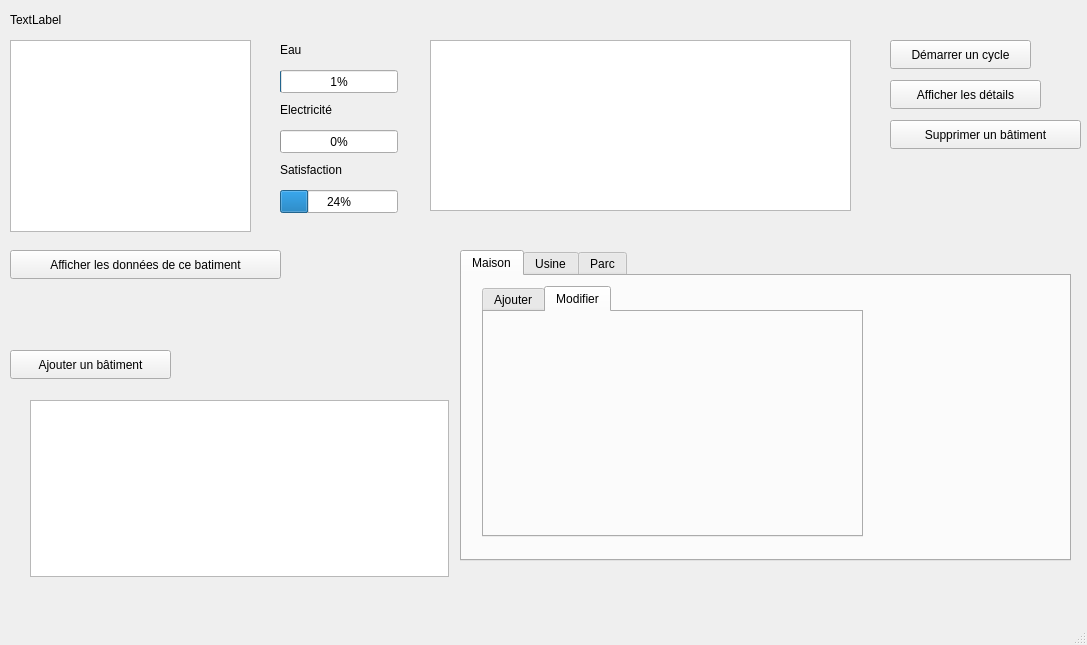
<?xml version="1.0" encoding="UTF-8"?>
<ui version="4.0">
 <class>MainWindow</class>
 <widget class="QMainWindow" name="MainWindow">
  <property name="geometry">
   <rect>
    <x>0</x>
    <y>0</y>
    <width>1087</width>
    <height>645</height>
   </rect>
  </property>
  <property name="windowTitle">
   <string>MainWindow</string>
  </property>
  <widget class="QWidget" name="centralwidget">
   <widget class="QListWidget" name="listeBatiments">
    <property name="geometry">
     <rect>
      <x>10</x>
      <y>40</y>
      <width>241</width>
      <height>192</height>
     </rect>
    </property>
   </widget>
   <widget class="QPushButton" name="boutonAfficherDetails">
    <property name="geometry">
     <rect>
      <x>890</x>
      <y>80</y>
      <width>151</width>
      <height>29</height>
     </rect>
    </property>
    <property name="text">
     <string>Afficher les détails</string>
    </property>
   </widget>
   <widget class="QPushButton" name="boutonDemarrerCycle">
    <property name="geometry">
     <rect>
      <x>890</x>
      <y>40</y>
      <width>141</width>
      <height>29</height>
     </rect>
    </property>
    <property name="text">
     <string>Démarrer un cycle</string>
    </property>
   </widget>
   <widget class="QPushButton" name="boutonSupprimerBatiment">
    <property name="geometry">
     <rect>
      <x>890</x>
      <y>120</y>
      <width>191</width>
      <height>29</height>
     </rect>
    </property>
    <property name="text">
     <string>Supprimer un bâtiment</string>
    </property>
   </widget>
   <widget class="QProgressBar" name="progressEau">
    <property name="geometry">
     <rect>
      <x>280</x>
      <y>70</y>
      <width>118</width>
      <height>23</height>
     </rect>
    </property>
    <property name="maximum">
     <number>10000</number>
    </property>
    <property name="value">
     <number>100</number>
    </property>
   </widget>
   <widget class="QLabel" name="label_2">
    <property name="geometry">
     <rect>
      <x>280</x>
      <y>40</y>
      <width>301</width>
      <height>20</height>
     </rect>
    </property>
    <property name="text">
     <string>Eau</string>
    </property>
   </widget>
   <widget class="QProgressBar" name="progressElectricite">
    <property name="geometry">
     <rect>
      <x>280</x>
      <y>130</y>
      <width>118</width>
      <height>23</height>
     </rect>
    </property>
    <property name="maximum">
     <number>5000</number>
    </property>
    <property name="value">
     <number>24</number>
    </property>
   </widget>
   <widget class="QProgressBar" name="progressSatisfaction">
    <property name="geometry">
     <rect>
      <x>280</x>
      <y>190</y>
      <width>118</width>
      <height>23</height>
     </rect>
    </property>
    <property name="value">
     <number>24</number>
    </property>
   </widget>
   <widget class="QLabel" name="label_3">
    <property name="geometry">
     <rect>
      <x>280</x>
      <y>100</y>
      <width>301</width>
      <height>20</height>
     </rect>
    </property>
    <property name="text">
     <string>Electricité</string>
    </property>
   </widget>
   <widget class="QLabel" name="label_4">
    <property name="geometry">
     <rect>
      <x>280</x>
      <y>160</y>
      <width>301</width>
      <height>20</height>
     </rect>
    </property>
    <property name="text">
     <string>Satisfaction</string>
    </property>
   </widget>
   <widget class="QLabel" name="nomville">
    <property name="geometry">
     <rect>
      <x>10</x>
      <y>10</y>
      <width>63</width>
      <height>20</height>
     </rect>
    </property>
    <property name="text">
     <string>TextLabel</string>
    </property>
   </widget>
   <widget class="QTextEdit" name="villedetails">
    <property name="geometry">
     <rect>
      <x>430</x>
      <y>40</y>
      <width>421</width>
      <height>171</height>
     </rect>
    </property>
   </widget>
   <widget class="QTabWidget" name="tabWidget">
    <property name="geometry">
     <rect>
      <x>460</x>
      <y>250</y>
      <width>611</width>
      <height>311</height>
     </rect>
    </property>
    <property name="currentIndex">
     <number>0</number>
    </property>
    <property name="documentMode">
     <bool>false</bool>
    </property>
    <property name="tabsClosable">
     <bool>false</bool>
    </property>
    <property name="movable">
     <bool>false</bool>
    </property>
    <property name="tabBarAutoHide">
     <bool>false</bool>
    </property>
    <widget class="QWidget" name="tab_3">
     <attribute name="title">
      <string>Maison</string>
     </attribute>
     <widget class="QTabWidget" name="tabWidget_2">
      <property name="geometry">
       <rect>
        <x>20</x>
        <y>10</y>
        <width>381</width>
        <height>251</height>
       </rect>
      </property>
      <property name="currentIndex">
       <number>1</number>
      </property>
      <widget class="QWidget" name="tab_6">
       <attribute name="title">
        <string>Ajouter</string>
       </attribute>
       <widget class="QPushButton" name="Ajoutermaison">
        <property name="geometry">
         <rect>
          <x>210</x>
          <y>160</y>
          <width>121</width>
          <height>29</height>
         </rect>
        </property>
        <property name="text">
         <string>Ajouter maison</string>
        </property>
       </widget>
       <widget class="QSpinBox" name="spinBoxCapaciteHabitants">
        <property name="geometry">
         <rect>
          <x>150</x>
          <y>160</y>
          <width>44</width>
          <height>29</height>
         </rect>
        </property>
       </widget>
       <widget class="QLabel" name="label_8">
        <property name="geometry">
         <rect>
          <x>10</x>
          <y>160</y>
          <width>151</width>
          <height>20</height>
         </rect>
        </property>
        <property name="text">
         <string>CapaciteHabitants :</string>
        </property>
       </widget>
       <widget class="QSpinBox" name="spinBoxHabitant">
        <property name="geometry">
         <rect>
          <x>90</x>
          <y>120</y>
          <width>44</width>
          <height>29</height>
         </rect>
        </property>
       </widget>
       <widget class="QLabel" name="label_7">
        <property name="geometry">
         <rect>
          <x>10</x>
          <y>120</y>
          <width>71</width>
          <height>20</height>
         </rect>
        </property>
        <property name="text">
         <string>Habitant : </string>
        </property>
       </widget>
       <widget class="QLabel" name="label_6">
        <property name="geometry">
         <rect>
          <x>10</x>
          <y>80</y>
          <width>81</width>
          <height>20</height>
         </rect>
        </property>
        <property name="text">
         <string>Electricité :</string>
        </property>
       </widget>
       <widget class="QSpinBox" name="spinBoxElectricite">
        <property name="geometry">
         <rect>
          <x>90</x>
          <y>80</y>
          <width>44</width>
          <height>29</height>
         </rect>
        </property>
        <property name="maximum">
         <number>5000</number>
        </property>
       </widget>
       <widget class="QSpinBox" name="spinBoxEau">
        <property name="geometry">
         <rect>
          <x>80</x>
          <y>40</y>
          <width>44</width>
          <height>29</height>
         </rect>
        </property>
        <property name="maximum">
         <number>10000</number>
        </property>
       </widget>
       <widget class="QLabel" name="label_5">
        <property name="geometry">
         <rect>
          <x>10</x>
          <y>50</y>
          <width>63</width>
          <height>20</height>
         </rect>
        </property>
        <property name="text">
         <string>Eau :</string>
        </property>
       </widget>
       <widget class="QLineEdit" name="lineEditNom">
        <property name="geometry">
         <rect>
          <x>80</x>
          <y>10</y>
          <width>113</width>
          <height>28</height>
         </rect>
        </property>
       </widget>
       <widget class="QLabel" name="label">
        <property name="geometry">
         <rect>
          <x>10</x>
          <y>10</y>
          <width>63</width>
          <height>20</height>
         </rect>
        </property>
        <property name="text">
         <string>Nom : </string>
        </property>
       </widget>
      </widget>
      <widget class="QWidget" name="tab_4">
       <attribute name="title">
        <string>Modifier</string>
       </attribute>
      </widget>
     </widget>
    </widget>
    <widget class="QWidget" name="tab">
     <attribute name="title">
      <string>Usine</string>
     </attribute>
     <widget class="QTabWidget" name="tabWidget_3">
      <property name="geometry">
       <rect>
        <x>20</x>
        <y>10</y>
        <width>531</width>
        <height>241</height>
       </rect>
      </property>
      <property name="currentIndex">
       <number>1</number>
      </property>
      <widget class="QWidget" name="tab_7">
       <attribute name="title">
        <string>Ajouter</string>
       </attribute>
       <widget class="QPushButton" name="Ajouterusine">
        <property name="geometry">
         <rect>
          <x>10</x>
          <y>160</y>
          <width>121</width>
          <height>29</height>
         </rect>
        </property>
        <property name="text">
         <string>Ajouter usine</string>
        </property>
       </widget>
      </widget>
      <widget class="QWidget" name="tab_8">
       <attribute name="title">
        <string>Modifier</string>
       </attribute>
      </widget>
     </widget>
    </widget>
    <widget class="QWidget" name="tab_2">
     <attribute name="title">
      <string>Parc</string>
     </attribute>
     <widget class="QTabWidget" name="tabWidget_4">
      <property name="geometry">
       <rect>
        <x>20</x>
        <y>10</y>
        <width>541</width>
        <height>241</height>
       </rect>
      </property>
      <property name="currentIndex">
       <number>1</number>
      </property>
      <widget class="QWidget" name="tab_10">
       <attribute name="title">
        <string>Ajouter</string>
       </attribute>
       <widget class="QPushButton" name="Ajouterparc">
        <property name="geometry">
         <rect>
          <x>20</x>
          <y>110</y>
          <width>121</width>
          <height>29</height>
         </rect>
        </property>
        <property name="text">
         <string>Ajouter Parc</string>
        </property>
       </widget>
      </widget>
      <widget class="QWidget" name="tab_11">
       <attribute name="title">
        <string>Modifier</string>
       </attribute>
      </widget>
     </widget>
    </widget>
   </widget>
   <widget class="QPushButton" name="Buttonbatiment">
    <property name="geometry">
     <rect>
      <x>10</x>
      <y>250</y>
      <width>271</width>
      <height>29</height>
     </rect>
    </property>
    <property name="text">
     <string>Afficher les données de ce batiment</string>
    </property>
   </widget>
   <widget class="QPushButton" name="boutonAjouterBatiment">
    <property name="geometry">
     <rect>
      <x>10</x>
      <y>350</y>
      <width>161</width>
      <height>29</height>
     </rect>
    </property>
    <property name="text">
     <string>Ajouter un bâtiment</string>
    </property>
   </widget>
   <widget class="QTextEdit" name="textEditDetails">
    <property name="geometry">
     <rect>
      <x>30</x>
      <y>400</y>
      <width>419</width>
      <height>177</height>
     </rect>
    </property>
   </widget>
  </widget>
  <widget class="QMenuBar" name="menubar">
   <property name="geometry">
    <rect>
     <x>0</x>
     <y>0</y>
     <width>1087</width>
     <height>25</height>
    </rect>
   </property>
  </widget>
  <widget class="QStatusBar" name="statusbar"/>
 </widget>
 <resources/>
 <connections/>
</ui>
